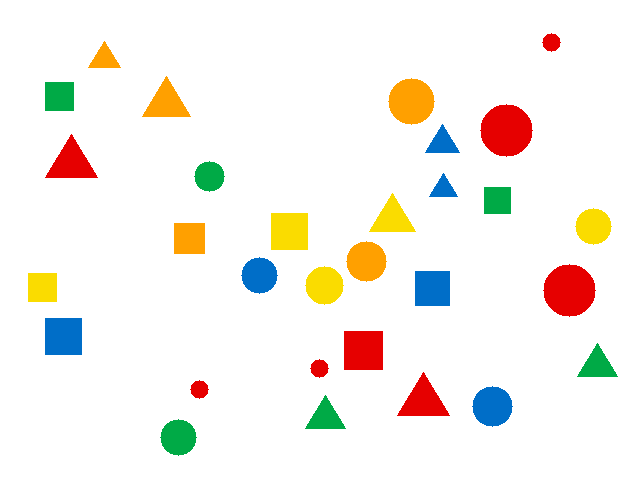
#> input picture module4 machine vision, AI robotic and autonomouse system/cv-industrial-workshop/images/shapes.png, 640 x 480 px, found by its file name
$ jupyter execute --allow-errors 02_object_counting.ipynb
#> lines starting #> are read from the running program, lines starting #| are printed output that depends on the picture; after the words box and inside, x2 and y2 are one past the last pixel; in counts of white or black regions, pixels touching at a corner belong together
### module4 machine vision, AI robotic and autonomouse system/cv-industrial-workshop/scripts/vision_camera.py
"""
vision_camera.py : แหล่งภาพที่ใช้ร่วมกันทุก Workshop
  file   = ภาพจากไฟล์
  emu    = กล้อง Basler จำลอง (ไม่ต้องมีกล้องจริง)
  basler = กล้อง Basler จริง (GigE / USB)
  webcam = webcam สำรอง

ทุกแหล่งมีคำสั่งเหมือนกัน:  frame = src.read()   และ   src.close()
frame ที่ได้เป็นภาพสี BGR (numpy array) ส่งเข้า OpenCV ได้ทันที
"""
import os

import cv2
import numpy as np

# โฟลเดอร์ images/ ของ repo (ใช้ได้ไม่ว่าจะรันจากโฟลเดอร์ไหน)
IMG_DIR = os.path.join(os.path.dirname(os.path.abspath(__file__)), "..", "images")


def img_path(name):
    """คืน path เต็มของไฟล์ภาพตัวอย่างใน images/"""
    return name if os.path.exists(name) else os.path.join(IMG_DIR, name)


# [31 lines left out: functions imread_url, set_param, not called in this run]


class FileSource:
    # [4 lines left out: function __init__, not called in this run]

    def read(self):
        return self.img.copy()

    def close(self):
        pass


class WebcamSource:
    # [4 lines left out: function __init__, not called in this run]

    def read(self):
        ok, frame = self.cap.read()
        return frame if ok else None

    def close(self):
        self.cap.release()


class BaslerSource:
    def __init__(self, emulate=False, image_path=None,
                 exposure_us=5000, gain=0):
        if emulate:
            os.environ["PYLON_CAMEMU"] = "1"     # ต้องตั้งก่อน import pypylon
        from pypylon import pylon
        self.pylon = pylon

        try:
            device = pylon.TlFactory.GetInstance().CreateFirstDevice()
        except Exception:
            raise RuntimeError(
                "ไม่พบกล้อง - เช็กสาย PoE / ปิด pylon Viewer ก่อน / ตั้งการ์ดแลนเป็น Auto IP")
        self.cam = pylon.InstantCamera(device)
        self.cam.Open()
        print("เชื่อมต่อกล้อง:", self.cam.GetDeviceInfo().GetModelName())

        if emulate:
            if image_path:
                # ให้กล้องจำลองส่งภาพจากไฟล์ แทน test pattern (ต้องปิด test image ก่อน)
                set_param(self.cam, ["TestImageSelector"], "Off")
                set_param(self.cam, ["ImageFilename"], os.path.abspath(image_path))
                set_param(self.cam, ["ImageFileMode"], "On")
            # กล้องจำลองเริ่มที่ Mono8 (ขาวดำ) -> เปลี่ยนเป็นสี
            set_param(self.cam, ["PixelFormat"], "BGR8Packed")

        # concept กล้องอุตสาหกรรม: กำหนดค่าเอง ไม่ปล่อย auto -> ผลซ้ำได้ทุกครั้ง
        set_param(self.cam, ["ExposureAuto"], "Off")
        set_param(self.cam, ["ExposureTime", "ExposureTimeAbs"], exposure_us)
        set_param(self.cam, ["GainAuto"], "Off")
        set_param(self.cam, ["Gain", "GainRaw"], gain)

        # แปลง Bayer / Mono จากกล้อง -> BGR สำหรับ OpenCV
        self.conv = pylon.ImageFormatConverter()
        self.conv.OutputPixelFormat = pylon.PixelType_BGR8packed
        self.conv.OutputBitAlignment = pylon.OutputBitAlignment_MsbAligned

        # เอาเฉพาะภาพล่าสุด (สายการผลิตต้องการภาพปัจจุบัน ไม่ใช่ภาพค้างคิว)
        self.cam.StartGrabbing(pylon.GrabStrategy_LatestImageOnly)

    # [8 lines left out: function read, not called in this run]

    def close(self):
        self.cam.StopGrabbing()
        self.cam.Close()


# [24 lines left out: functions add_source_args, open_source, fit_to_screen, not called in this run]


def use_thai_font():
    """ตั้งฟอนต์ไทยให้ matplotlib ทั้ง notebook (ทั้ง show() และกราฟที่วาดเอง)
    เลือกเฉพาะฟอนต์ที่มีในเครื่องจริง: Windows = Tahoma / Leelawadee UI, Mac = Thonburi / Tahoma"""
    import logging
    import warnings
    try:
        import matplotlib.pyplot as plt
        from matplotlib import font_manager
    except ImportError:
        return
    have = {f.name for f in font_manager.fontManager.ttflist}
    thai = [f for f in ("Tahoma", "Thonburi", "Leelawadee UI", "Noto Sans Thai",
                        "Sarabun", "Loma") if f in have]
    plt.rcParams["font.family"] = thai + ["DejaVu Sans"]
    logging.getLogger("matplotlib.font_manager").setLevel(logging.ERROR)
    warnings.filterwarnings("ignore", message="Glyph .* missing from font")


use_thai_font()   # เรียกทันทีที่ import vision_camera


def show(*imgs, titles=None, size=6):
    """แสดงภาพใน Jupyter Notebook (แปลง BGR เป็น RGB ให้อัตโนมัติ)"""
    import logging
    import warnings
    import matplotlib.pyplot as plt
    # ฟอนต์ที่มีภาษาไทย: Windows = Tahoma / Leelawadee UI, Mac = Thonburi
    # เลือกเฉพาะฟอนต์ไทยที่มีในเครื่องนี้จริง จึงไม่มีข้อความ findfont ... not found
    from matplotlib import font_manager
    have = {f.name for f in font_manager.fontManager.ttflist}
    thai = [f for f in ("Tahoma", "Leelawadee UI", "Thonburi", "Noto Sans Thai") if f in have]
    plt.rcParams["font.family"] = thai + ["DejaVu Sans"]
    warnings.filterwarnings("ignore", message="Glyph")
    warnings.filterwarnings("ignore", message="findfont")
    logging.getLogger("matplotlib.font_manager").setLevel(logging.ERROR)  # findfont มาทาง logging ไม่ใช่ warnings
    n = len(imgs)
    fig, axes = plt.subplots(1, n, figsize=(size * n, size * 0.75))
    axes = [axes] if n == 1 else axes
    for i, (ax, im) in enumerate(zip(axes, imgs)):
        if im.ndim == 2:
            ax.imshow(im, cmap="gray", vmin=0, vmax=255)
        else:
            ax.imshow(cv2.cvtColor(im, cv2.COLOR_BGR2RGB))
        if titles:
            ax.set_title(titles[i])
        ax.axis("off")
    plt.tight_layout()
    plt.show()


def grab_one(source="emu", image="shapes.png", exposure_us=5000, gain=0):
    """ถ่ายภาพ 1 ภาพแล้วปิดกล้องทันที (เหมาะกับ Notebook: กล้องไม่ค้าง)
    source = "file" | "emu" | "basler" | "webcam"
    """
    if source == "file":
        return cv2.imread(img_path(image))
    if source == "webcam":
        cam = WebcamSource()
    else:
        cam = BaslerSource(emulate=(source == "emu"), image_path=img_path(image),
                           exposure_us=exposure_us, gain=gain)
    try:
        frame = None
        for _ in range(5):          # ลองหลายครั้งเผื่อเฟรมแรกยังไม่พร้อม
            frame = cam.read()
            if frame is not None:
                break
        return frame
    finally:
        cam.close()                 # ปิดกล้องเสมอ แม้เกิด error


def put_label(img, text, org=(10, 30), scale=0.8, color=(0, 255, 255)):
    cv2.putText(img, text, org, cv2.FONT_HERSHEY_SIMPLEX, scale, (0, 0, 0), 4)
    cv2.putText(img, text, org, cv2.FONT_HERSHEY_SIMPLEX, scale, color, 2)


# ---------------------------------------------------------------
# สำหรับ Notebook 02b: เล่นกับกล้องจำลอง
# ---------------------------------------------------------------
# [28 lines left out: function grab_emu, not called in this run]


class EmuLine:
    """สายการผลิตจำลอง: กล้องจำลองส่งภาพจากโฟลเดอร์ทีละภาพ ทุกครั้งที่สั่ง Trigger
    ใช้แบบ:  line = EmuLine("line")  ->  frame = line.trigger()  ->  line.close()"""

    # [27 lines left out: functions __init__, trigger, not called in this run]

    def close(self):
        self.cam.StopGrabbing()
        self.cam.Close()


# [17 lines left out: function simulate_real, not called in this run]

### module4 machine vision, AI robotic and autonomouse system/cv-industrial-workshop/notebooks/02_object_counting.ipynb
# Workshop 2: นับวัตถุตามสี (HSV)
ขั้นตอน: **โหลดภาพ → แปลงเป็น HSV → ตั้งช่วงสี → สร้าง Mask → Bitwise And → หา Contour → วาดผล**  แล้วกรองตามพื้นที่

[cell 1]
import sys, os
sys.path.insert(0, os.path.abspath("../scripts"))   # ให้หาไฟล์ vision_camera.py เจอ

import cv2
import numpy as np
from vision_camera import show, grab_one, img_path, put_label
print("OpenCV", cv2.__version__, "พร้อมใช้งาน")

## 1. ฟังก์ชันนับวัตถุ (7 ขั้นตอน)

[cell 2]
def process(img, h_low, h_high, min_area, s_min=50, v_min=50):
    hsv = cv2.cvtColor(img, cv2.COLOR_BGR2HSV)                        # 2. แปลงเป็น HSV
    lower = np.array([h_low, s_min, v_min])                           # 3. ช่วงสี
    upper = np.array([h_high, 255, 255])
    mask = cv2.inRange(hsv, lower, upper)                             # 4. Mask ขาว-ดำ
    result = cv2.bitwise_and(img, img, mask=mask)                     # 5. เหลือเฉพาะสีที่เลือก
    contours, _ = cv2.findContours(mask, cv2.RETR_EXTERNAL,
                                   cv2.CHAIN_APPROX_NONE)             # 6. หา Contour
    draw = img.copy()
    cv2.drawContours(draw, contours, -1, (255, 0, 0), 2)              # 7. วาดเส้นขอบ

    big = 0                                                           # กรองตามพื้นที่
    for c in contours:
        if cv2.contourArea(c) > min_area:
            x, y, w, h = cv2.boundingRect(c)
            cv2.rectangle(result, (x, y), (x + w, y + h), (200, 0, 100), 3)
            big += 1
    return draw, result, mask, len(contours), big

## 2. เลื่อนแถบเพื่อนับ
เริ่มที่สีแดง **H 0-10** แล้วปรับ **Min Area** ให้นับเฉพาะชิ้นใหญ่ได้ 5 ชิ้น
ลองนับสีอื่น: เหลือง ~20-35, เขียว ~50-80, น้ำเงิน ~95-120

[cell 3]
from ipywidgets import interact
import time

img = cv2.imread(img_path("shapes.png"))
#> img is the input picture: shape (480, 640, 3); mean B, G, R 234.9, 241.3, 245.5

def count(h_low=0, h_high=10, s_min=50, v_min=50, min_area=1000):
    t0 = time.perf_counter()
    draw, result, mask, n_all, n_big = process(img, h_low, h_high, min_area, s_min, v_min)
    ms = (time.perf_counter() - t0) * 1000
    print(f"วัตถุทั้งหมด: {n_all}   ใหญ่กว่า {min_area}: {n_big}   ใช้เวลา {ms:.1f} ms")
    show(draw, mask, result, titles=["เส้นขอบ", "Mask", "ผลลัพธ์"], size=5)

interact(count, h_low=(0, 179), h_high=(0, 179), s_min=(0, 255), v_min=(0, 255),min_area=(0, 5000, 100));
#> the sliders are set to h_low = 89, h_high = 89, s_min = 127, v_min = 127, min_area = 2500
#> in process, `hsv = cv2.cvtColor(img, cv2.COLOR_BGR2HSV)`: hsv: shape (480, 640, 3); mean H, S, V 3.8, 24.9, 251.9
#> in process, `mask = cv2.inRange(hsv, lower, upper)`: mask: shape (480, 640); every value is 0
#> in process, `result = cv2.bitwise_and(img, img, mask=mask)`: result: shape (480, 640, 3); every value is 0
#> in process, `contours, _ = cv2.findContours(mask, cv2.RETR_EXTERNAL, cv2.CHAIN_APPR..`: contours = []
#> after the loop in process, `for c in contours:`: big = 0
#| วัตถุทั้งหมด: 0   ใหญ่กว่า 2500: 0   ใช้เวลา 34.9 ms
#> in show, `plt.show()`:
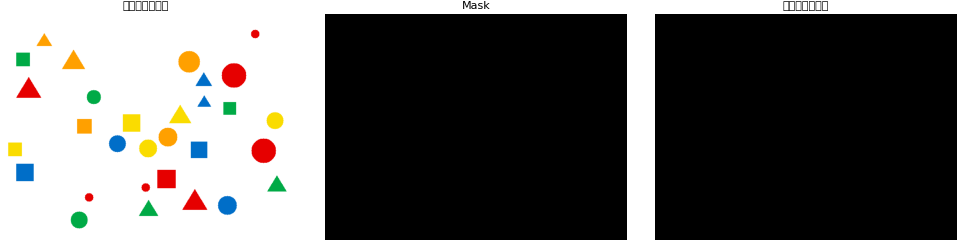
#> figure drawn by matplotlib, 3 panels

## 3. โจทย์ระดับ 2: สีแดงมี 2 ช่วง
สีแดงอยู่ทั้ง **H 0-10** และ **H 170-179** (วงล้อสีวนกลับมา) ลองรวม mask ทั้งสองช่วงด้วย `cv2.bitwise_or`

[cell 4]
hsv = cv2.cvtColor(img, cv2.COLOR_BGR2HSV)
mask1 = cv2.inRange(hsv, np.array([0, 50, 50]), np.array([10, 255, 255]))
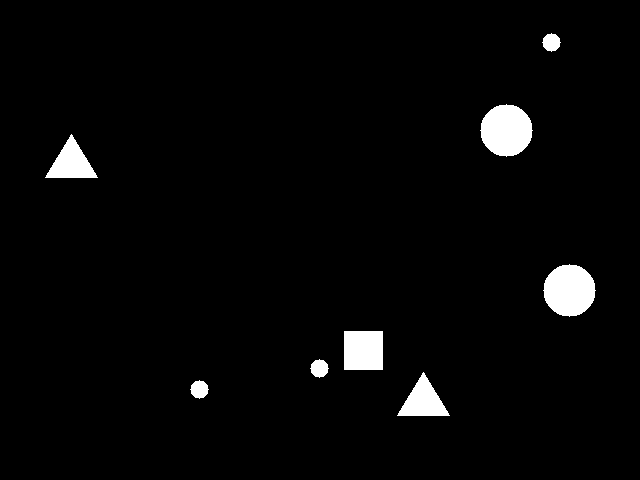
#> mask1: shape (480, 640); 2.9% white; 8 white regions
mask2 = cv2.inRange(hsv, np.array([170, 50, 50]), np.array([179, 255, 255]))
red = cv2.bitwise_or(mask1, mask2)
show(mask1, mask2, red, titles=["H 0-10", "H 170-179", "รวมกัน"], size=4)
#> call 2 of show, with size = 4
#> in show (call 2), `plt.show()`:
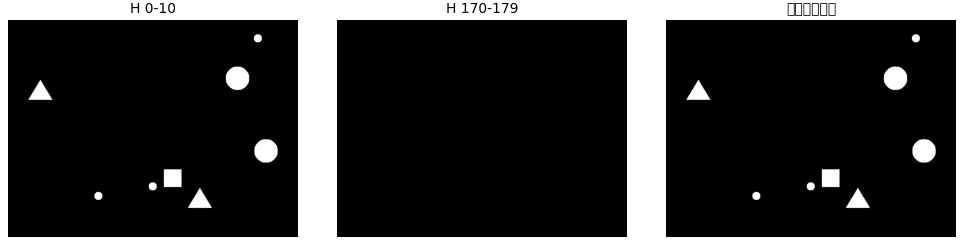
#> figure drawn by matplotlib, 3 panels

[cell 5]
hsv = cv2.cvtColor(img, cv2.COLOR_BGR2HSV)
mask1 = cv2.inRange(hsv, np.array([0, 50, 50]), np.array([10, 255, 255]))
mask2 = cv2.inRange(hsv, np.array([170, 50, 50]), np.array([179, 255, 255]))
red = cv2.bitwise_or(mask1, mask2)
show(mask1, mask2, red, titles=["H 0-10", "H 170-179", "รวมกัน"], size=4)

## 4. Circularity: กลมแค่ไหน
สูตร **4π × พื้นที่ ÷ เส้นรอบรูป²**  วงกลมสมบูรณ์ = 1.0  สี่เหลี่ยม ≈ 0.79  สามเหลี่ยม ≈ 0.60

[cell 6]
_, _, mask, _, _ = process(img, 0, 10, 0)
#> call 2 of process, with h_low = 0, h_high = 10, min_area = 0, s_min = 50, v_min = 50
#> in process (call 2), `result = cv2.bitwise_and(img, img, mask=mask)`:
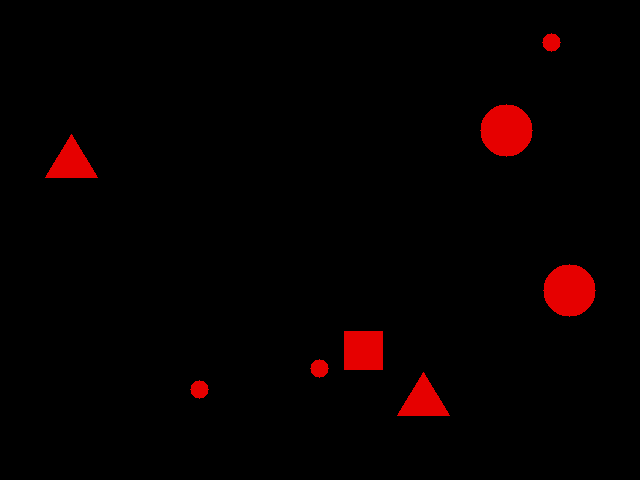
#> result: shape (480, 640, 3); mean B, G, R 0, 0, 6.7
#> in process (call 2), `contours, _ = cv2.findContours(mask, cv2.RETR_EXTERNAL, cv2.CHAIN_APPR..`: contours = 8 contours; box (x1, y1, x2, y2) and area: (543, 264, 596, 317) 2048, (480, 104, 533, 157) 2048, (344, 331, 383, 370) 1444, (397, 372, 450, 416) 1118, (45, 134, 98, 178) 1118, (190, 380, 209, 399) 228, (310, 359, 329, 378) 228, (542, 33, 561, 52) 228
#> in process (call 2), `cv2.drawContours(draw, contours, -1, (255, 0, 0), 2)`:
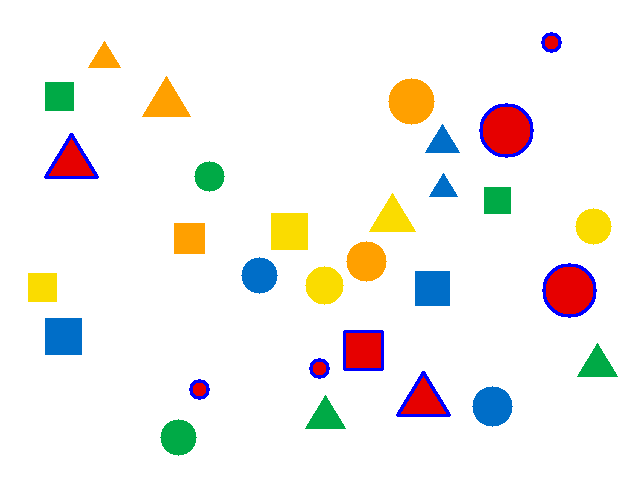
#> draw: shape (480, 640, 3); 1.02% of pixels changed, all inside (x1, y1, x2, y2) = (44, 32, 597, 417)
#> the loop in process (call 2), `for c in contours:` made 8 passes
#> (x, y, w, h) on passes 1 to 8: (190, 380, 19, 19), (397, 372, 53, 44), (310, 359, 19, 19), (344, 331, 39, 39), (543, 264, 53, 53), (45, 134, 53, 44), (480, 104, 53, 53), (542, 33, 19, 19)
#> after the loop in process (call 2), `for c in contours:`:
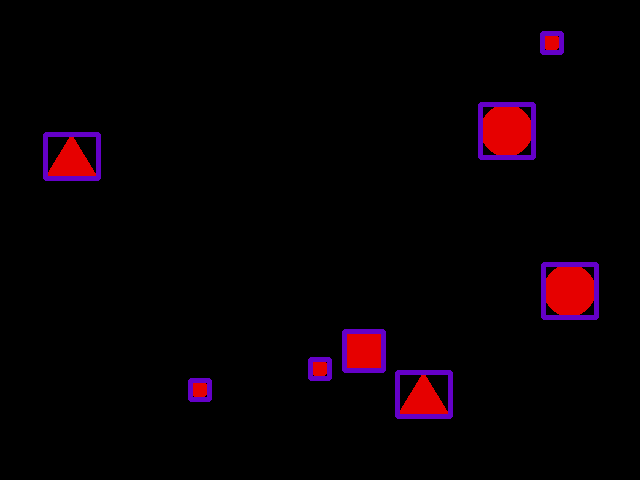
#> result: shape (480, 640, 3); 1.92% of pixels changed, all inside (x1, y1, x2, y2) = (43, 31, 599, 419)
#> after the loop in process (call 2), `for c in contours:`: big = 8
contours, _ = cv2.findContours(mask, cv2.RETR_EXTERNAL, cv2.CHAIN_APPROX_NONE)
out = img.copy()
circles = 0
for c in contours:
    area = cv2.contourArea(c)
    peri = cv2.arcLength(c, True)
    circ = 4 * np.pi * area / (peri ** 2)
    x, y, w, h = cv2.boundingRect(c)
    put_label(out, f"{circ:.2f}", org=(x, y - 5), scale=0.5)
    if circ > 0.85:
        circles += 1
#> this loop made 8 passes
#> (area, peri, circ, x, y, w, h) on passes 1 to 8: (228, 57.94, 0.853, 190, 380, 19, 19), (1118, 159.5, 0.552, 397, 372, 53, 44), (228, 57.94, 0.853, 310, 359, 19, 19), (1444, 152, 0.785, 344, 331, 39, 39), (2048, 170.5, 0.885, 543, 264, 53, 53), (1118, 159.5, 0.552, 45, 134, 53, 44), (2048, 170.5, 0.885, 480, 104, 53, 53), (228, 57.94, 0.853, 542, 33, 19, 19)
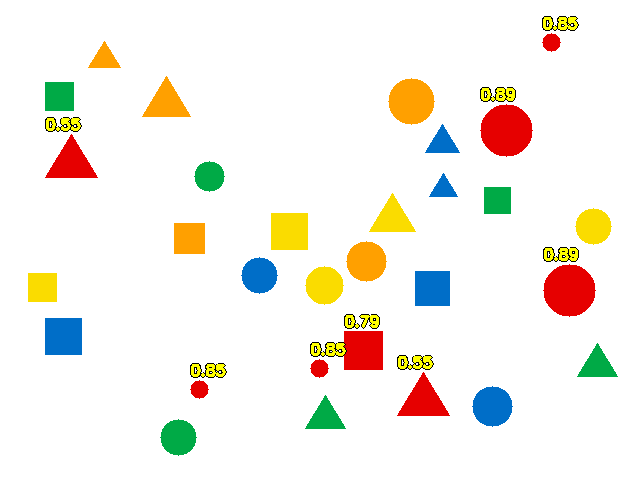
#> out: shape (480, 640, 3); 1.14% of pixels changed, all inside (x1, y1, x2, y2) = (45, 16, 579, 378)
#> after the loop, circles = 5
print("วงกลมสีแดง:", circles, "วง")
#| วงกลมสีแดง: 5 วง
show(out, titles=["ค่า Circularity ของวัตถุสีแดง"])

## 5. ถ่ายจากกล้อง Basler จำลอง

ที่ผ่านมาเราอ่านภาพจาก **ไฟล์** ส่วนนี้เปลี่ยนมาอ่านจาก **กล้อง** โดยใช้กล้องจำลองของ Basler ซึ่งทำงานเหมือนกล้องจริงทุกอย่าง แต่ส่งภาพจากไฟล์ `shapes.png` ออกมาแทนภาพจากเลนส์

**cell ด้านล่างทำ 4 อย่าง**

| บรรทัด | ทำอะไร |
|---|---|
| `SOURCE = "emu"` | เลือกแหล่งภาพ `"emu"` = กล้องจำลอง  `"basler"` = กล้องจริง  `"file"` = ไฟล์ |
| `frame = grab_one(...)` | **เปิดกล้อง → ตั้งค่า → ถ่าย 1 ภาพ → ปิดกล้อง** ได้ภาพเก็บไว้ในตัวแปร `frame` |
| `process(frame, 0, 10, 1000)` | นับวัตถุสีแดง (H 0–10) ที่ใหญ่กว่า 1000 พิกเซล ด้วยฟังก์ชันเดียวกับข้อ 1 |
| `show(...)` | แสดงภาพจากกล้องคู่กับผลการนับ |

ค่าที่ส่งให้ `grab_one`:
- `image="shapes.png"` ภาพที่ให้กล้องจำลองส่งออกมา (กล้องจริงไม่ใช้ค่านี้)
- `exposure_us=5000` เวลาเปิดรับแสง 5000 ไมโครวินาที (5 มิลลิวินาที)

**ทำไมต้องปิดกล้องทุกครั้ง:** กล้องเปิดได้ทีละโปรแกรม ถ้าเปิดค้างไว้ pylon Viewer หรือ notebook อื่นจะใช้กล้องไม่ได้ `grab_one` จึงปิดกล้องให้เสมอ แม้เกิด error

**สำคัญ:** ถ้าจะสลับระหว่าง `"emu"` กับ `"basler"` ให้กด **Restart** (ปุ่มลูกศรวนด้านบน) ก่อน เพราะโหมดจำลองถูกตั้งไว้ตอนเชื่อมต่อกล้องครั้งแรก

[cell 7]
SOURCE = "emu"          # เปลี่ยนเป็น "basler" เมื่อต่อกล้องจริง

#> (the rest of this cell did not finish here and is left out)

draw, result, mask, n_all, n_big = process(frame, 0, 10, 1000)
print("ขนาดภาพจากกล้อง:", frame.shape, "  นับชิ้นแดงใหญ่ได้:", n_big)
show(frame, result, titles=["ภาพจากกล้อง", "ผลการนับ"])

### อ่านข้อความที่ขึ้นมา

ระหว่างรัน โปรแกรมจะพิมพ์ทุกค่าที่ตั้งให้กล้อง เพื่อให้รู้ว่ากล้องอยู่ในสภาพไหนก่อนถ่าย

| ข้อความ | ความหมาย |
|---|---|
| `เชื่อมต่อกล้อง: Emulation` | ต่อกล้องสำเร็จ (กล้องจริงจะขึ้นชื่อรุ่น เช่น `acA2440-20gc`) |
| `ตั้ง TestImageSelector = Off` | ปิดภาพทดสอบลายเส้นของกล้องจำลอง |
| `ตั้ง ImageFilename = .../shapes.png` | บอกกล้องจำลองว่าจะส่งภาพไฟล์ไหน |
| `ตั้ง ImageFileMode = On` | เปิดโหมดส่งภาพจากไฟล์ |
| `ตั้ง PixelFormat = BGR8Packed` | ให้กล้องส่งภาพ**สี** (ค่าเริ่มต้นของกล้องจำลองคือ Mono8 ภาพขาวดำ ซึ่งแยกสีด้วย HSV ไม่ได้) |
| `ตั้ง ExposureAuto = Off` | **ปิดการปรับแสงอัตโนมัติ** ภาพทุกภาพจะได้ความสว่างเท่ากัน |
| `ตั้ง ExposureTime = 5000` | เวลาเปิดรับแสง 5000 ไมโครวินาที |
| `ตั้ง GainAuto = Off` | ปิดการขยายสัญญาณอัตโนมัติ |
| `ตั้ง Gain = 0` | ไม่ขยายสัญญาณ จุดรบกวนน้อยที่สุด |
| `ขนาดภาพจากกล้อง: (480, 640, 3)` | ได้ภาพสูง 480 กว้าง 640 มี 3 ชั้นสี |
| `นับชิ้นแดงใหญ่ได้: 5` | ผลการนับ ตรงกับข้อ 2 ที่ใช้ภาพจากไฟล์ |

ถ้าเห็นคำว่า **(ข้าม ...)** แปลว่ากล้องรุ่นนั้นไม่มีค่านั้น ไม่ใช่ error เช่น กล้อง acA2440-20gc ในห้องใช้ชื่อ `ExposureTimeAbs` และ `GainRaw` แทน โปรแกรมจะลองชื่อให้เอง

**กล้องจำลอง vs กล้องจริง:** กล้องจำลองรับค่า Exposure และ Gain ได้ แต่**ภาพไม่เปลี่ยน** ต้องใช้กล้องจริงจึงเห็นภาพสว่างหรือมืดลง

## กล้องจริง: ต้องจูนใหม่
ภาพจริงสีไม่สดเท่าภาพไฟล์ และภาพใหญ่กว่า (5 MP) ให้ลองลด `s_min`, `v_min` และเพิ่ม `min_area` ใน cell ข้อ 2
